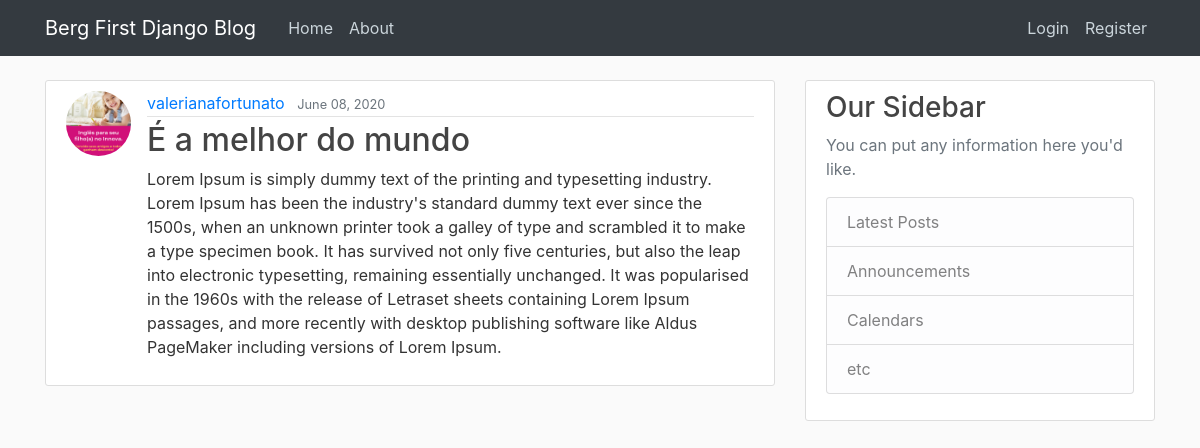
The app's page /post/31/ with its own data.
### blog/models.py (models this page shows, shortened)
class Post(models.Model):
  title = models.CharField(max_length=100)
  content = models.TextField()
  date_posted = models.DateTimeField(default=timezone.now)
  author = models.ForeignKey(User, on_delete=models.CASCADE)

### users/models.py (models this page shows, shortened)
class Profile(models.Model):
  user = models.OneToOneField(User, on_delete=models.CASCADE)
  image = models.ImageField(default='default.jpg', upload_to='profile_pics')

### blog/views.py (the view)
# urls.py: path('post/<int:pk>/', PostDetailView.as_view(), name='post-detail'),
class PostDetailView(DetailView):
  model = Post

### blog/templates/blog/post_detail.html (shortened to what this page needs)
{% extends "blog/base.html" %}
{% block content %}
  <article class="media content-section">
    <img class="rounded-circle article-img" src="{{ object.author.profile.image.url }}">
    <div class="media-body">
      <div class="article-metadata">
        <a class="mr-2" href="{% url 'user-posts' post.author.username %}">{{ object.author }}</a>
        <small class="text-muted">{{ object.date_posted|date:"F d, Y" }}</small>
      </div>
      <h2 class="article-title">{{ object.title }}</h2>
      <p class="article-content">{{ object.content }}</p>
    </div>
  </article>
{% endblock content %}

### blog/static/blog/main.css (style rules this page uses)
body { background: #fafafa; color: #333333; margin-top: 5rem; }
h1, h2, h3, h4, h5, h6 { color: #444444; }
.content-section { background: #ffffff; padding: 10px 20px; border: 1px solid #dddddd; border-radius: 3px; margin-bottom: 20px; }
.article-title { color: #444444; }
.article-content { white-space: pre-line; }
.article-img { height: 65px; width: 65px; margin-right: 16px; }
.article-metadata { padding-bottom: 1px; margin-bottom: 4px; border-bottom: 1px solid #e3e3e3 }

### records on screen
Post: author.profile.image (picture), author "valerianafortunato", date_posted "June 08, 2020", title "É a melhor do mundo", content "Lorem Ipsum is simply dummy text of the printing and typesetting industry. Lorem Ipsum has been the industry's standard dummy text ever since the 1500s, when an unknown printer took a galley of type and scrambled it to make a type specimen book. It has survived not only five centuries, but also the leap into electronic typesetting, remaining essentially unchanged. It was popularised in the 1960s with the release of Letraset sheets containing Lorem Ipsum passages, and more recently with desktop publishing software like Aldus PageMaker including versions of Lorem Ipsum."
